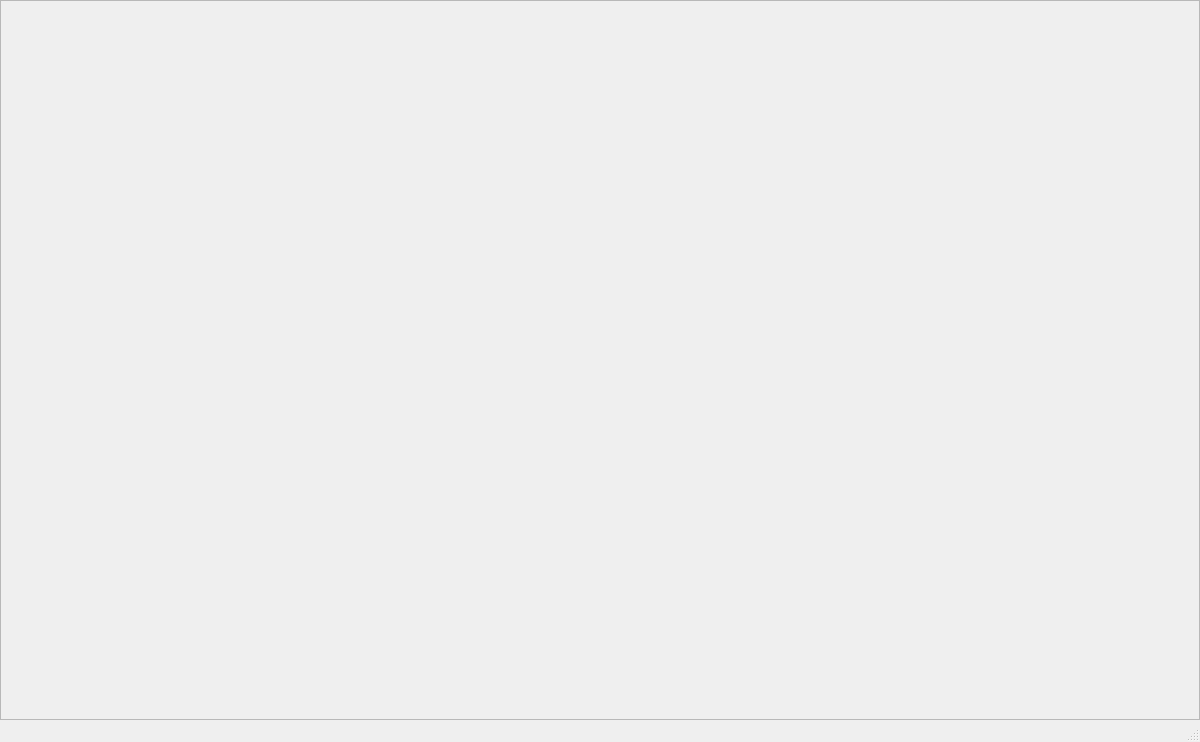
<?xml version="1.0" encoding="UTF-8"?>
<ui version="4.0">
 <class>MainWindow</class>
 <widget class="QMainWindow" name="MainWindow">
  <property name="geometry">
   <rect>
    <x>0</x>
    <y>0</y>
    <width>1200</width>
    <height>742</height>
   </rect>
  </property>
  <property name="windowTitle">
   <string>MainWindow</string>
  </property>
  <widget class="QWidget" name="centralwidget">
   <layout class="QVBoxLayout" name="verticalLayout">
    <property name="spacing">
     <number>0</number>
    </property>
    <property name="leftMargin">
     <number>0</number>
    </property>
    <property name="topMargin">
     <number>0</number>
    </property>
    <property name="rightMargin">
     <number>0</number>
    </property>
    <property name="bottomMargin">
     <number>0</number>
    </property>
    <item>
     <widget class="QScrollArea" name="scrollArea">
      <property name="widgetResizable">
       <bool>true</bool>
      </property>
      <widget class="QWidget" name="scrollAreaWidgetContents">
       <property name="geometry">
        <rect>
         <x>0</x>
         <y>0</y>
         <width>1198</width>
         <height>690</height>
        </rect>
       </property>
      </widget>
     </widget>
    </item>
   </layout>
  </widget>
  <widget class="QMenuBar" name="menubar">
   <property name="geometry">
    <rect>
     <x>0</x>
     <y>0</y>
     <width>1200</width>
     <height>26</height>
    </rect>
   </property>
  </widget>
  <widget class="QStatusBar" name="statusbar"/>
 </widget>
 <resources/>
 <connections/>
</ui>
